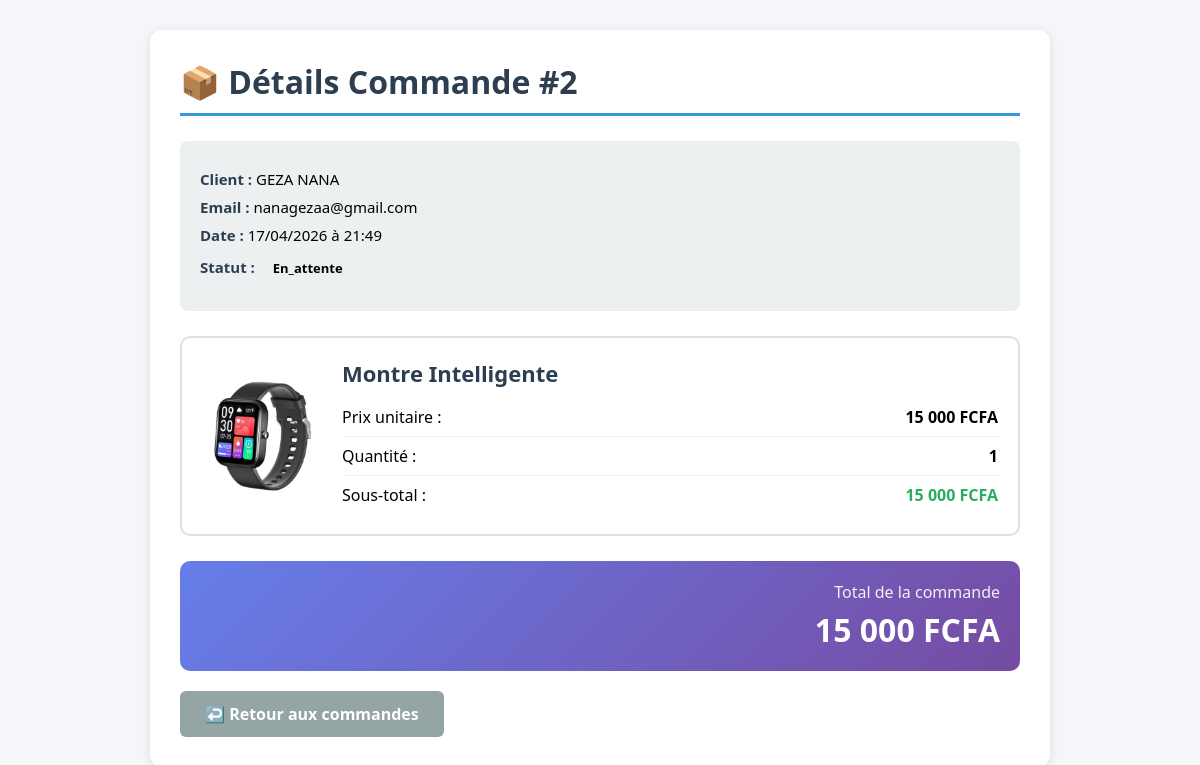
Page /details_commande.php?id=2 (signed in) on the committed database.
### tables this page shows
CREATE TABLE `commande` (
  `id_commande` int(11) NOT NULL,
  `id_client` int(11) DEFAULT NULL,
  `id_article` int(11) DEFAULT NULL,
  `quantite` int(11) DEFAULT 1,
  `prix_total` decimal(10,2) DEFAULT NULL,
  `statut` enum('En_attente','validee','livree') DEFAULT 'En_attente',
  `date_commande` datetime DEFAULT current_timestamp()
);

CREATE TABLE `utilisateur` (
  `id` int(3) NOT NULL,
  `no` varchar(35) NOT NULL,
  `prenom` varchar(55) NOT NULL,
  `email` varchar(55) NOT NULL,
  `motpasse` varchar(255) DEFAULT NULL,
  `role` enum('admin','client') DEFAULT 'client',
  `date_inscription` datetime DEFAULT current_timestamp()
);

CREATE TABLE `article` (
  `id_article` int(3) NOT NULL,
  `nom_article` varchar(150) NOT NULL,
  `description` text DEFAULT NULL,
  `prix` decimal(10,2) NOT NULL,
  `image` varchar(255) DEFAULT NULL,
  `stock` int(11) DEFAULT 0,
  `id_admin` int(11) DEFAULT NULL,
  `date_ajout` datetime DEFAULT current_timestamp()
);

### details_commande.php (the view, shortened to what this page needs)
<?php
include "connexion_base.php";
$id_commande = $_GET['id'];
$stmt = $conn->prepare("
    SELECT c.*, u.no, u.prenom, u.email
    FROM commande c
    JOIN utilisateur u ON c.id_client = u.id
    WHERE c.id_commande = ?
");
$stmt->bind_param("i", $id_commande);
$stmt->execute();
$commande = $stmt->get_result()->fetch_assoc();
?>
<!DOCTYPE html>
<html>
<head>
</head>
<body>
    <div class="container">
        <h1>📦 Détails Commande #<?php echo $commande['id_commande']; ?></h1>
        <div class="info-box">
            <p><strong>Client :</strong> <?php echo $commande['prenom'] . ' ' . $commande['no']; ?></p>
            <p><strong>Email :</strong> <?php echo $commande['email']; ?></p>
            <p><strong>Date :</strong> <?php echo date('d/m/Y à H:i', strtotime($commande['date_commande'])); ?></p>
            <p><strong>Statut :</strong>
                <span class="badge badge-<?php echo strtolower(str_replace(' ', '', $commande['statut'])); ?>">
                    <?php echo $commande['statut']; ?>
                </span>
            </p>
        </div>
        <?php
        $stmt = $conn->prepare("SELECT * FROM article WHERE id_article = ?");
        $stmt->bind_param("i", $commande['id_article']);
        $stmt->execute();
        $article = $stmt->get_result()->fetch_assoc();
        ?>
        <div class="article-card">
            <img src="<?php echo $article['image']; ?>" alt="<?php echo $article['nom_article']; ?>">
            <div class="article-details">
                <h3><?php echo $article['nom_article']; ?></h3>
                <div class="detail-line">
                    <span>Prix unitaire :</span>
                    <strong><?php echo number_format($article['prix'], 0, ',', ' '); ?> FCFA</strong>
                </div>
                <div class="detail-line">
                    <span>Quantité :</span>
                    <strong><?php echo $commande['quantite']; ?></strong>
                </div>
                <div class="detail-line">
                    <span>Sous-total :</span>
                    <strong style="color: #27ae60;"><?php echo number_format($commande['prix_total'], 0, ',', ' '); ?> FCFA</strong>
                </div>
            </div>
        </div>
        <div class="total-box">
            <p style="opacity: 0.9; margin-bottom: 5px;">Total de la commande</p>
            <h2><?php echo number_format($commande['prix_total'], 0, ',', ' '); ?> FCFA</h2>
        </div>
        <a href="admin_commandes.php" class="btn-retour">↩️ Retour aux commandes</a>
    </div>
</body>
</html>

### details_commande.php (style rules this page uses)
* { margin: 0; padding: 0; box-sizing: border-box; }
body { font-family: 'Segoe UI', Arial, sans-serif; background: #f4f6f9; padding: 30px; }
.container { max-width: 900px; margin: 0 auto; background: white; padding: 30px; border-radius: 12px; box-shadow: 0 2px 10px rgba(0,0,0,0.1); }
h1 { color: #2c3e50; margin-bottom: 25px; border-bottom: 3px solid #3498db; padding-bottom: 10px; }
.info-box { background: #ecf0f1; padding: 20px; border-radius: 8px; margin-bottom: 25px; }
.info-box p { margin: 8px 0; font-size: 15px; }
.info-box strong { color: #2c3e50; }
.article-card { display: flex; gap: 20px; padding: 20px; border: 2px solid #e0e0e0; border-radius: 10px; align-items: center; }
.article-card img { width: 120px; height: 120px; object-fit: cover; border-radius: 8px; }
.article-details { flex: 1; }
.article-details h3 { color: #2c3e50; margin-bottom: 10px; font-size: 22px; }
.detail-line { display: flex; justify-content: space-between; padding: 8px 0; border-bottom: 1px solid #ecf0f1; }
.detail-line:last-child { border: none; }
.badge { padding: 6px 14px; border-radius: 20px; font-size: 13px; font-weight: 600; display: inline-block; }
.total-box { margin-top: 25px; padding: 20px; background: linear-gradient(135deg, #667eea 0%, #764ba2 100%); color: white; border-radius: 10px; text-align: right; }
.total-box h2 { font-size: 32px; }
.btn-retour { display: inline-block; margin-top: 20px; padding: 12px 25px; background: #95a5a6; color: white; text-decoration: none; border-radius: 6px; font-weight: 600; transition: 0.3s; }

### rows in the picture
commande: id_commande "2", id_client.prenom "GEZA", id_client.no "NANA", id_client.email "nanagezaa@gmail.com", date_commande "17/04/2026 à 21:49", statut "En_attente", quantite "1", prix_total "15 000"
article: image (picture), nom_article "Montre Intelligente", prix "15 000"
